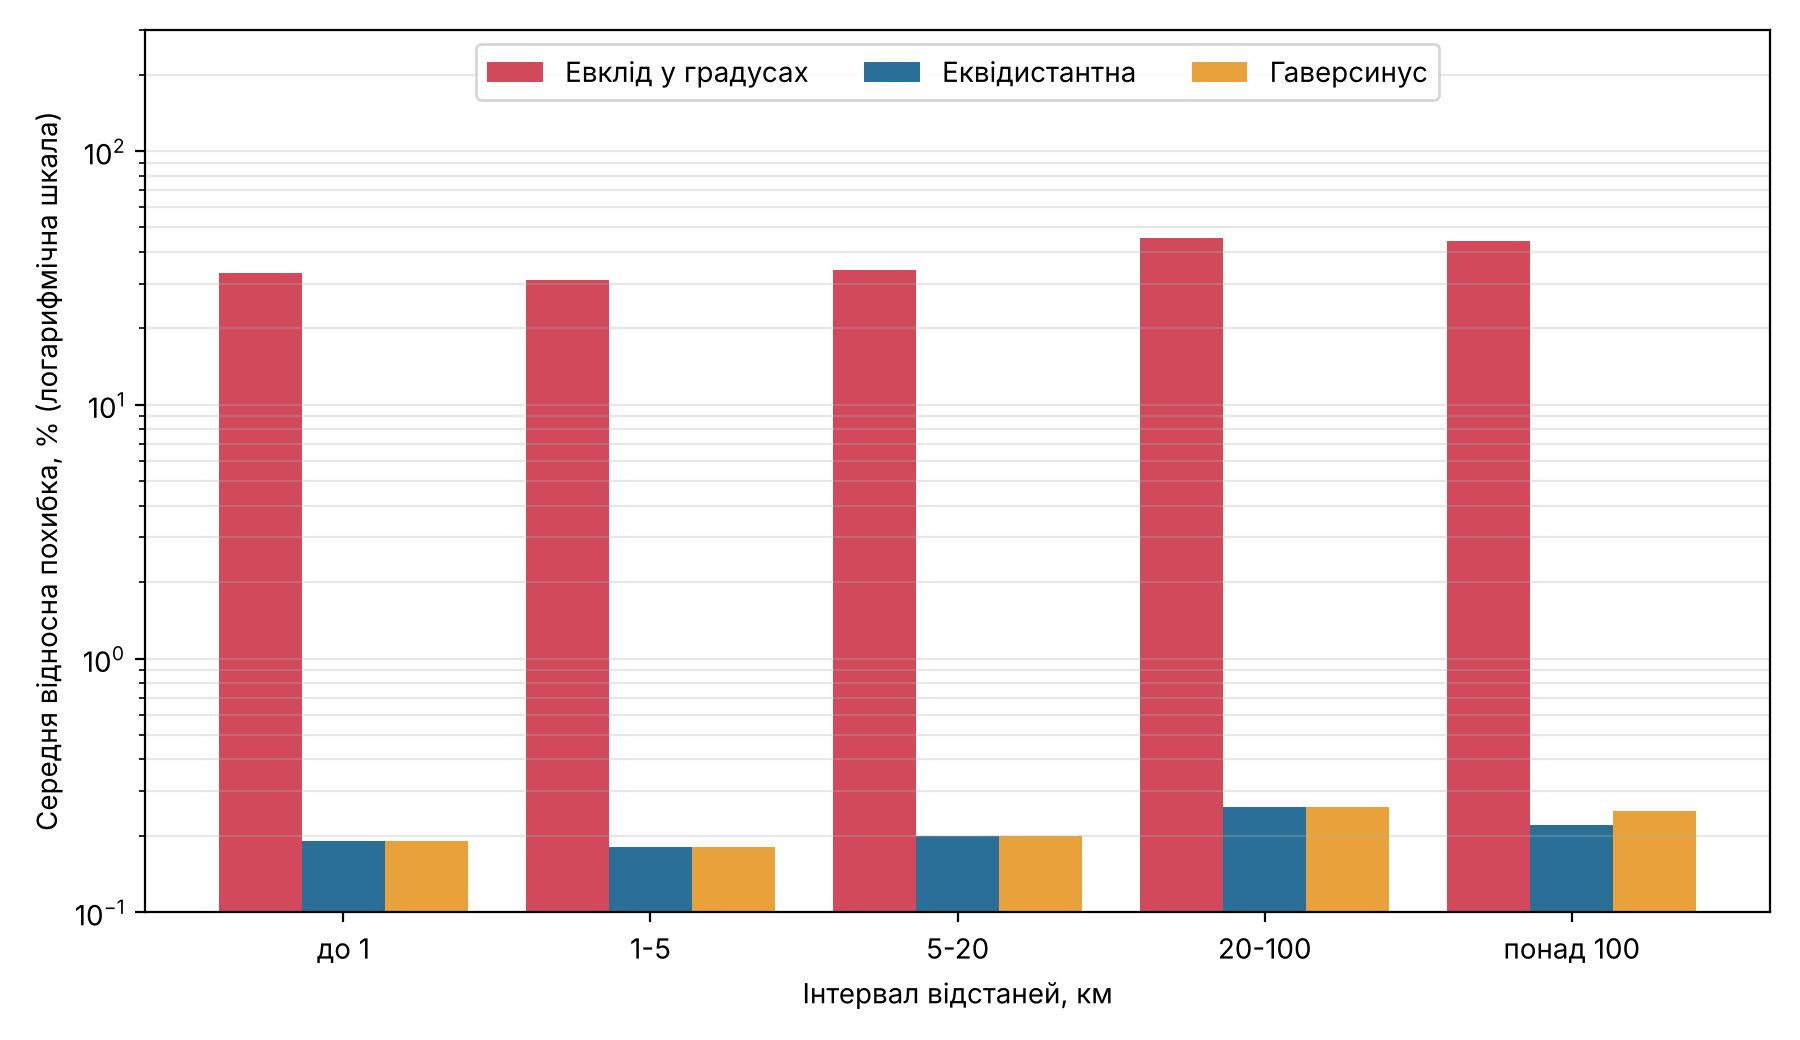

Write the Python code that produced this figure.
# Рисунок 2.4: середня відносна похибка формул відстані за інтервалами відстаней (дані таблиці 2.3).
import numpy as np
import matplotlib.pyplot as plt

intervals = ["до 1", "1-5", "5-20", "20-100", "понад 100"]
euclid = [33.06, 31.05, 34.09, 45.23, 44.14]       # Евклід у градусах, %
equid = [0.19, 0.18, 0.20, 0.26, 0.22]             # еквідистантна, %
haversine = [0.19, 0.18, 0.20, 0.26, 0.25]         # гаверсинус, %

x = np.arange(len(intervals))
w = 0.27
fig, ax = plt.subplots(figsize=(9, 5.2))
ax.bar(x - w, euclid, w, label="Евклід у градусах", color="#d1495b")
ax.bar(x, equid, w, label="Еквідистантна", color="#2a6f97")
ax.bar(x + w, haversine, w, label="Гаверсинус", color="#e9a23b")
ax.set_yscale("log")
ax.set_xticks(x)
ax.set_xticklabels(intervals)
ax.set_xlabel("Інтервал відстаней, км")
ax.set_ylabel("Середня відносна похибка, % (логарифмічна шкала)")
ax.set_ylim(0.1, 300)
ax.legend(loc="upper center", ncol=3)
ax.grid(axis="y", which="both", alpha=0.3)
plt.tight_layout()
plt.savefig("rysunok_2_4.png", dpi=200)
print("Збережено rysunok_2_4.png")
